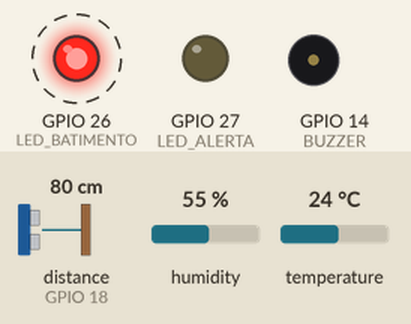
A sketch run on a simulated ESP32. Parts: output pins drawn as LEDs (lit = HIGH), buzzer (waves = sounding). Wiring (from diagram.json): ultrasonic range finder: trigger GPIO 5; echo GPIO 18. Dashed ring = blinking. Inputs (shaded band) come from the test bench; at power-on: distance to the obstacle (sensor on GPIO 18) 80 cm, temperature 24 °C, humidity 55 %. The echo pulse lasts 58.3 µs per cm; WiFi joins after 1.5 s; servers stay silent unless stated; random numbers use the default seed unless the sketch sets one; no MQTT or app messages arrive unless stated; pins used as bus, display or sensor lines are not drawn; what the sketch prints to the serial monitor is not drawn.

Above: at 2.7 s.
2.8 s: distance to the obstacle (sensor on GPIO 18) set to 176 cm
6.9 s: distance to the obstacle (sensor on GPIO 18) set to 183 cm
At 10.16 s:
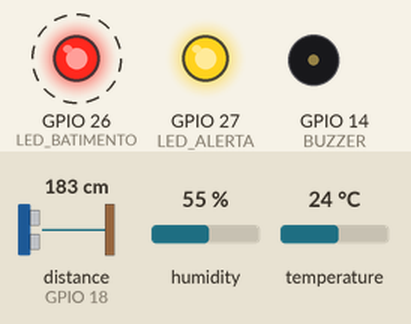
11.0 s: distance to the obstacle (sensor on GPIO 18) set to 120 cm
At 12.27 s:
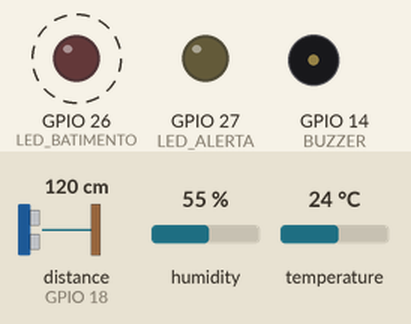
15.1 s: temperature set to 38.7 °C
19.2 s: temperature set to 39.6 °C
At 21.11 s:
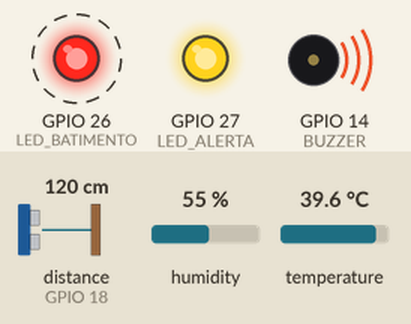
25.5 s: temperature set to 12 °C
At 27.82 s:
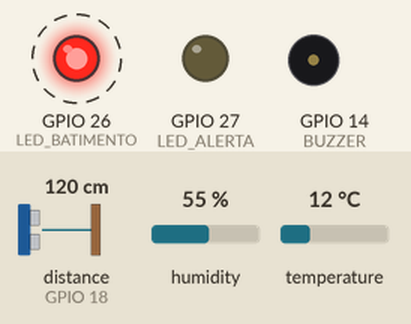
Timing chart, 0 to 30.6 s (numbered marks = the images above; inputs shaded):
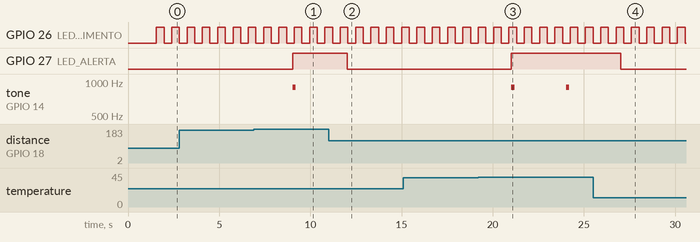

The sketch:

sketch.ino
```cpp
#include <WiFi.h>
#include <PubSubClient.h>
#include <DHTesp.h>
#include <ArduinoJson.h>

// =========================
// CONFIGURACAO DO WIFI
// =========================
#define WIFI_SSID "Wokwi-GUEST"
#define WIFI_PASSWORD ""

// =========================
// CONFIGURACAO MQTT
// =========================
const char* MQTT_BROKER = "broker.hivemq.com";
const int MQTT_PORT = 1883;
const char* MQTT_CLIENT_ID = "ollie-pet-chip-001";

const char* TOPIC_STATUS = "fiap/iot/2tdsa/olliepet/status";
const char* TOPIC_TELEMETRIA = "fiap/iot/2tdsa/olliepet/telemetria";
const char* TOPIC_TEMPERATURA = "fiap/iot/2tdsa/olliepet/sensor/temperatura";
const char* TOPIC_BATIMENTOS = "fiap/iot/2tdsa/olliepet/sensor/batimentos";
const char* TOPIC_LOCALIZACAO = "fiap/iot/2tdsa/olliepet/sensor/localizacao";
const char* TOPIC_ALERTA = "fiap/iot/2tdsa/olliepet/alerta";

// =========================
// PINOS DO CIRCUITO
// =========================
const int DHT_PIN = 15;
const int TRIG_PIN = 5;
const int ECHO_PIN = 18;
const int LED_BATIMENTO = 26;
const int LED_ALERTA = 27;
const int BUZZER = 14;

// =========================
// REGRAS DA SIMULACAO
// =========================
const float TEMP_ALERTA = 39.2;
const int DISTANCIA_ALERTA_CM = 180;
const unsigned long INTERVALO_MQTT = 3000;
const unsigned long INTERVALO_BATIMENTO = 420;

DHTesp dhtSensor;
WiFiClient espClient;
PubSubClient mqttClient(espClient);

unsigned long ultimoEnvioMqtt = 0;
unsigned long ultimoPiscaBatimento = 0;
bool estadoLedBatimento = false;

// =========================
// FUNCOES DE CONEXAO
// =========================
void conectarWifi() {
  Serial.print("Conectando ao WiFi");
  WiFi.begin(WIFI_SSID, WIFI_PASSWORD);

  while (WiFi.status() != WL_CONNECTED) {
    delay(300);
    Serial.print(".");
  }

  Serial.println(" conectado!");
  Serial.print("IP do ESP32: ");
  Serial.println(WiFi.localIP());
}

void conectarMqtt() {
  while (!mqttClient.connected()) {
    Serial.print("Conectando ao broker MQTT...");

    if (mqttClient.connect(MQTT_CLIENT_ID)) {
      Serial.println(" conectado!");
      mqttClient.publish(TOPIC_STATUS, "{\"status\":\"online\",\"device\":\"OLLIE-CHIP-001\"}", true);
    } else {
      Serial.print(" falhou, rc=");
      Serial.print(mqttClient.state());
      Serial.println(" tentando novamente em 2 segundos");
      delay(2000);
    }
  }
}

// =========================
// LEITURA DOS SENSORES
// =========================
float lerTemperatura() {
  TempAndHumidity dados = dhtSensor.getTempAndHumidity();

  if (isnan(dados.temperature)) {
    return 0.0;
  }

  return dados.temperature;
}

int lerDistanciaCm() {
  digitalWrite(TRIG_PIN, LOW);
  delayMicroseconds(2);
  digitalWrite(TRIG_PIN, HIGH);
  delayMicroseconds(10);
  digitalWrite(TRIG_PIN, LOW);

  long duracao = pulseIn(ECHO_PIN, HIGH, 30000);

  if (duracao == 0) {
    return 0;
  }

  return duracao / 58;
}

int simularBatimentos(float temperatura) {
  // Pequena variacao para parecer um sinal vivo no dashboard.
  int variacao = random(-6, 7);
  int batimentos = 92 + variacao;

  if (temperatura >= TEMP_ALERTA) {
    batimentos += 18;
  }

  return batimentos;
}

String classificarLocalizacao(int distanciaCm) {
  if (distanciaCm == 0) {
    return "sem leitura";
  }

  if (distanciaCm <= 80) {
    return "perto da base";
  }

  if (distanciaCm <= DISTANCIA_ALERTA_CM) {
    return "em observacao";
  }

  return "fora da zona segura";
}

String classificarSaude(float temperatura, int batimentos, int distanciaCm) {
  if (temperatura >= TEMP_ALERTA || distanciaCm > DISTANCIA_ALERTA_CM || batimentos > 115) {
    return "alerta";
  }

  return "normal";
}

// =========================
// ATUADORES LOCAIS
// =========================
void atualizarBatimentoVisual() {
  if (millis() - ultimoPiscaBatimento >= INTERVALO_BATIMENTO) {
    ultimoPiscaBatimento = millis();
    estadoLedBatimento = !estadoLedBatimento;
    digitalWrite(LED_BATIMENTO, estadoLedBatimento ? HIGH : LOW);
  }
}

void atualizarAlertas(String statusSaude) {
  bool alerta = statusSaude == "alerta";

  digitalWrite(LED_ALERTA, alerta ? HIGH : LOW);

  if (alerta) {
    tone(BUZZER, 900, 180);
  } else {
    noTone(BUZZER);
  }
}

// =========================
// PUBLICACAO MQTT
// =========================
void publicarTelemetria() {
  float temperatura = lerTemperatura();
  int distanciaCm = lerDistanciaCm();
  int batimentos = simularBatimentos(temperatura);
  String localizacao = classificarLocalizacao(distanciaCm);
  String statusSaude = classificarSaude(temperatura, batimentos, distanciaCm);

  atualizarAlertas(statusSaude);

  StaticJsonDocument<384> doc;
  doc["device"] = "OLLIE-CHIP-001";
  doc["pet"] = "Ollie";
  doc["temperatura"] = temperatura;
  doc["batimentos"] = batimentos;
  doc["distancia_cm"] = distanciaCm;
  doc["localizacao"] = localizacao;
  doc["status"] = statusSaude;
  doc["millis"] = millis();

  char payload[384];
  serializeJson(doc, payload);

  mqttClient.publish(TOPIC_TELEMETRIA, payload);

  char valor[32];
  snprintf(valor, sizeof(valor), "%.1f", temperatura);
  mqttClient.publish(TOPIC_TEMPERATURA, valor);

  snprintf(valor, sizeof(valor), "%d", batimentos);
  mqttClient.publish(TOPIC_BATIMENTOS, valor);

  snprintf(valor, sizeof(valor), "%d", distanciaCm);
  mqttClient.publish(TOPIC_LOCALIZACAO, valor);

  mqttClient.publish(TOPIC_ALERTA, statusSaude.c_str());

  Serial.println("Telemetria publicada:");
  Serial.println(payload);
}

// =========================
// SETUP
// =========================
void setup() {
  Serial.begin(115200);
  randomSeed(analogRead(34));

  pinMode(TRIG_PIN, OUTPUT);
  pinMode(ECHO_PIN, INPUT);
  pinMode(LED_BATIMENTO, OUTPUT);
  pinMode(LED_ALERTA, OUTPUT);
  pinMode(BUZZER, OUTPUT);

  dhtSensor.setup(DHT_PIN, DHTesp::DHT22);

  conectarWifi();

  mqttClient.setServer(MQTT_BROKER, MQTT_PORT);
  mqttClient.setBufferSize(512);
  conectarMqtt();
}

// =========================
// LOOP PRINCIPAL
// =========================
void loop() {
  if (!mqttClient.connected()) {
    conectarMqtt();
  }

  mqttClient.loop();
  atualizarBatimentoVisual();

  if (millis() - ultimoEnvioMqtt >= INTERVALO_MQTT) {
    ultimoEnvioMqtt = millis();
    publicarTelemetria();
  }
}
```

Measured:
- the behaviour switches between 180 and 181 cm on distance to the obstacle (sensor on GPIO 18) (found by bisection; images 0 and 1)
- the behaviour switches between 39.1 and 39.2 °C on temperature (found by bisection; images 2 and 3)
- after the input at 6.9 s, GPIO 27 (LED_ALERTA): LOW → HIGH after 2.1 s; tone on GPIO 14 (BUZZER): silent → 900 Hz after 2.1 s, → silent 0.18 s later
- after the input at 11.0 s, GPIO 27 (LED_ALERTA): HIGH → LOW after 1.0 s
- after the input at 19.2 s, GPIO 27 (LED_ALERTA): LOW → HIGH after 1.8 s; tone on GPIO 14 (BUZZER): alternates 900 Hz for 0.18 s and silent for 2.8 s, starting after 1.8 s
- after the input at 25.5 s, GPIO 27 (LED_ALERTA): HIGH → LOW after 1.5 s
- by itself, GPIO 26 (LED_BATIMENTO): alternates HIGH for 0.42 s and LOW for 0.42 s
